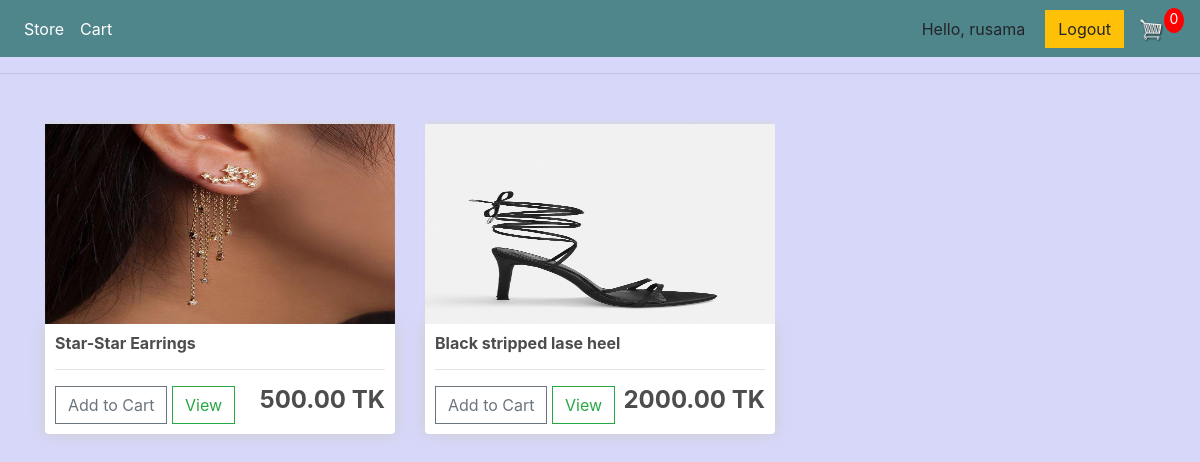
The page / (signed in) on the database as committed earlier.
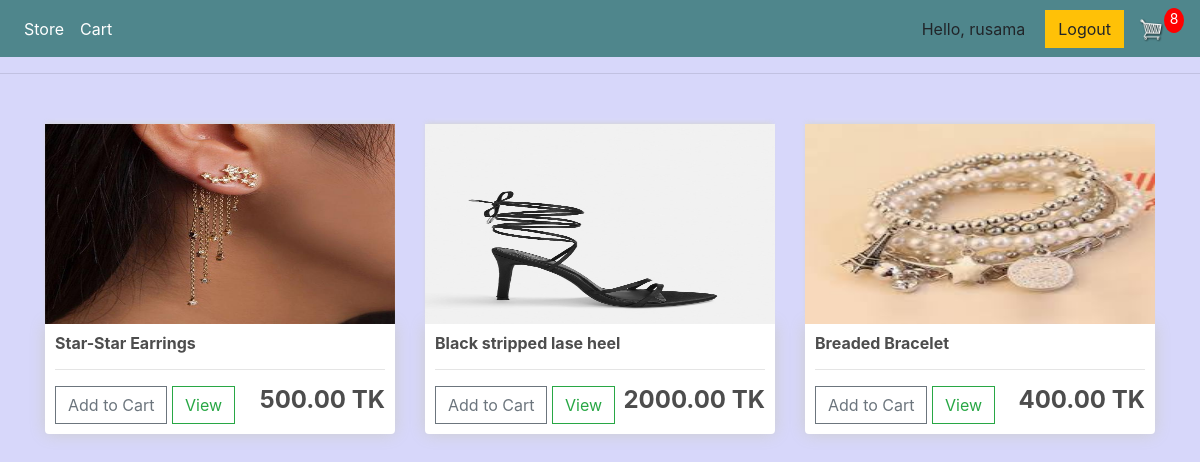
The same page on the database as committed later.
### product/models.py (models this page shows, shortened)
class Product(models.Model):
    category = models.ForeignKey(Category, on_delete=models.CASCADE)
    shop = models.ForeignKey(Seller, on_delete=models.CASCADE)
    product_name = models.CharField(max_length=200)
    product_image = models.ImageField(upload_to='products/', blank = True)
    product_description = models.TextField(blank=True)
    product_price = models.DecimalField(max_digits=10, decimal_places=2)
    product_stock = models.PositiveIntegerField()
    product_created = models.DateTimeField(auto_now_add=True)

### store/views.py (the view)
# urls.py: path('', include('store.urls')),
@login_required(login_url='login')
def store(request):
    if request.user.is_authenticated:
        customer = request.user.customer
        order, created = Order.objects.get_or_create(customer=customer, complete=False)
        items = order.orderitem_set.all()
        cartItems = order.get_cart_items
    else:
        items = []
        order = {'get_cart_items': 0, 'get_cart_total':0}
    products = Product.objects.all()
    context = {'products':products, 'cartItems':cartItems}
    return render(request,'store/store.html',context)

### order/models.py (called while the page is built)
    @property
    def get_cart_items(self):
        orderitems = self.orderitem_set.all()
        total = sum([item.quantity for item in orderitems])
        return total

### store/templates/store/store.html
{% extends 'store/main.html' %}
{% load static %}
{% block content %}
    <div class="row">
        {% for product in products %}
        <div class="col-lg-4">
            {% if product.product_image %}
                <img class="thumbnail" src="{{product.product_image.url}}">
            {% else %}
                <img class="thumbnail" src="{% static 'images/placeholder.png' %}">
            {% endif %}
            <div class="box-element product">
            <h6><strong>{{product.product_name}}</strong></h6>
            <hr>
            <button data-product="{{product.id}}" data-action="add" class="btn btn-outline-secondary add-btn update-cart">Add to Cart</button>
            <a class="btn btn-outline-success" href="#">View</a>
            <h4 style="display: inline-block; float:right;"><strong>{{product.product_price|floatformat:2}} TK</strong></h4>
            </div>
        </div>
        {% endfor %}
    </div>
{% endblock content %}

### store/templates/store/main.html (shortened to what this page needs)
<!DOCTYPE html>
{% load static %}
<html>
<head>
	<link rel="stylesheet" href="https://stackpath.bootstrapcdn.com/bootstrap/4.4.1/css/bootstrap.min.css">
	<link rel="stylesheet" type="text/css" href="{% static 'css/main.css' %}">
</head>
<body>
    <nav class="navbar navbar-expand-lg navbar-dark bg-dark">
        <div class="collapse navbar-collapse" id="navbarSupportedContent">
            <ul class="navbar-nav mr-auto">
              <li class="nav-item active">
                <a class="nav-link" href="{% url 'store' %}">Store<span class="sr-only">(current)</span></a>
              </li>
              <li class="nav-item active">
                <a class="nav-link" href="{% url 'cart' %}">Cart</a>
              </li>
            </ul>
            <div class="form-inline my-2 my-lg-0">
              {% if user.is_authenticated %}
              <span style="margin-right: 20px;">Hello, {{request.user}}</span>
                <a href="{% url 'logout' %}"class="btn btn-warning">Logout</a>
              {% else %}
              <span>Hello,{{request.user}}</span>
              {% endif %}
                <a href="{% url 'cart' %}">
                   <img  id="cart-icon" src="{% static 'images/cart.png' %}">
               </a>
               <p id="cart-total">{{cartItems}}</p>
           </div>
        </div>
    </nav>
        <hr>
    <div class="container">
        <br>
        {% block content %}
        {% endblock content %}
    </div>
</body>
</html>

Rows that differ between the two databases and show on the page:
added Product: product_image (picture), product_name "Breaded Bracelet", product_price "400.00"
Other text that changed with them:
{{ cartItems }}: "0" → "8"
